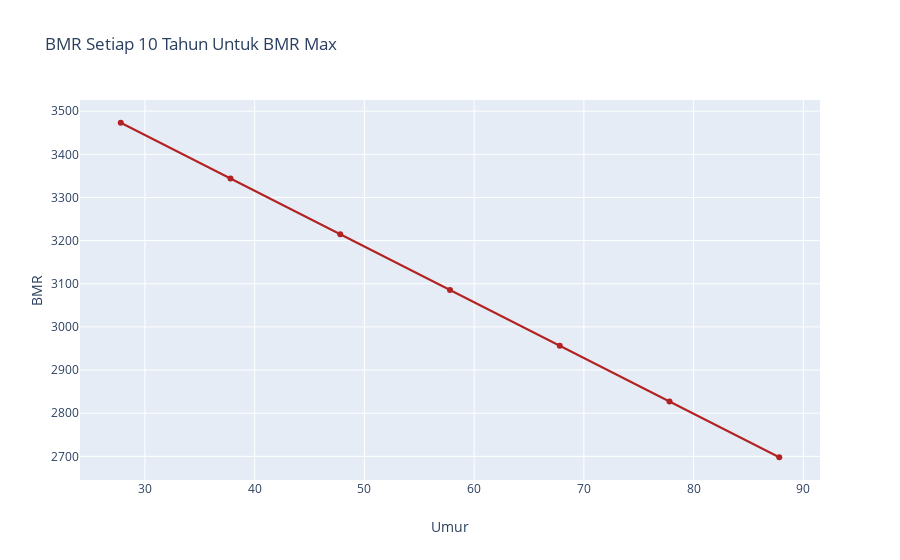
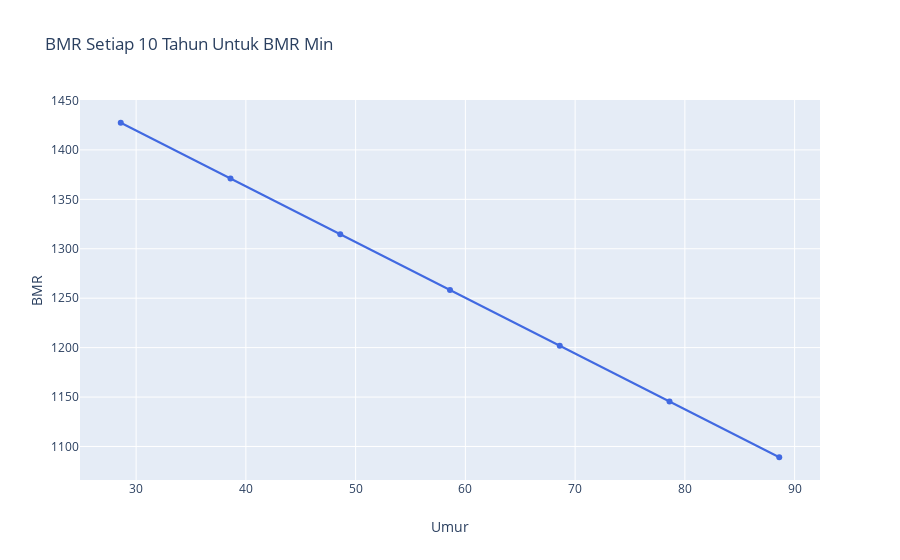

These figures' notebook cell, in order:
### Code cell
import matplotlib.pyplot as plt
age_bmr_max = [17.8+i for i in range(10,80,10)]
age_bmr_min = [18.6+i for i in range(10,80,10)]

def bmr_m(umur):
    return (66 + ( 13.7 * 80 ) + ( 5 * 171 ) - ( 6.8 * umur )) * 1.9

def bmr_f(umur):
    return  (655 + ( 9.6 * 41 ) + ( 1.8 * 153 ) - ( 4.7 * umur )) * 1.2

bmr_each_age_max = [bmr_m(i) for i in age_bmr_max]
bmr_each_age_min = [bmr_f(i) for i in age_bmr_min]

# max_df = pd.DataFrame(age_bmr_max, list(range(1,8)), columns=['age'])
# max_df['bmr'] = bmr_each_age_max

fig1 = go.Figure()

fig1.add_trace(go.Scatter(x=age_bmr_max, y=bmr_each_age_max,
                    mode='lines+markers',
                    name='lines+markers', line=dict(color='firebrick')))

fig1.update_layout(title='BMR Setiap 10 Tahun Untuk BMR Max',
                   xaxis_title='Umur',
                   yaxis_title='BMR')

iplot(fig1)



fig2 = go.Figure()

fig2.add_trace(go.Scatter(x=age_bmr_min, y=bmr_each_age_min,
                    mode='lines+markers',
                    name='lines+markers', line=dict(color='royalblue')))


fig2.update_layout(title='BMR Setiap 10 Tahun Untuk BMR Min',
                   xaxis_title='Umur',
                   yaxis_title='BMR')
iplot(fig2)

### Figure 1 — Plotly figure (JSON) as saved in the notebook; plotly's stock layout.template omitted (floating-point values rounded to 4 significant figures)
{"data": [{"line": {"color": "firebrick"}, "mode": "lines+markers", "name": "lines+markers", "type": "scatter", "x": [27.8, 37.8, 47.8, 57.8, 67.8, 77.8, 87.8], "y": [3473.0, 3344.0, 3215.0, 3086.0, 2956.0, 2827.0, 2698.0]}], "layout": {"title": {"text": "BMR Setiap 10 Tahun Untuk BMR Max"}, "xaxis": {"title": {"text": "Umur"}}, "yaxis": {"title": {"text": "BMR"}}}}

### Figure 2 — Plotly figure (JSON) as saved in the notebook; plotly's stock layout.template omitted (floating-point values rounded to 4 significant figures)
{"data": [{"line": {"color": "royalblue"}, "mode": "lines+markers", "name": "lines+markers", "type": "scatter", "x": [28.6, 38.6, 48.6, 58.6, 68.6, 78.6, 88.6], "y": [1427.0, 1371.0, 1315.0, 1258.0, 1202.0, 1145.0, 1089.0]}], "layout": {"title": {"text": "BMR Setiap 10 Tahun Untuk BMR Min"}, "xaxis": {"title": {"text": "Umur"}}, "yaxis": {"title": {"text": "BMR"}}}}
